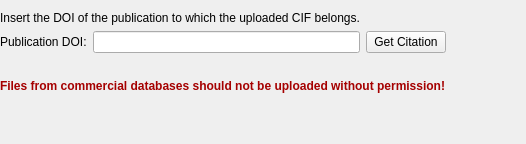
                <widget class="QWidget" name="page_published">
                 <layout class="QVBoxLayout" name="verticalLayout_27">
                  <property name="leftMargin">
                   <number>0</number>
                  </property>
                  <property name="rightMargin">
                   <number>0</number>
                  </property>
                  <item>
                   <layout class="QGridLayout" name="gridLayout_23">
                    <item row="1" column="1">
                     <widget class="QLineEdit" name="publication_doi_lineedit"/>
                    </item>
                    <item row="1" column="0">
                     <widget class="QLabel" name="cod_database_code_Label">
                      <property name="text">
                       <string>Publication DOI:</string>
                      </property>
                     </widget>
                    </item>
                    <item row="1" column="3">
                     <spacer name="horizontalSpacer_32">
                      <property name="orientation">
                       <enum>Qt::Orientation::Horizontal</enum>
                      </property>
                      <property name="sizeType">
                       <enum>QSizePolicy::Policy::Preferred</enum>
                      </property>
                      <property name="sizeHint" stdset="0">
                       <size>
                        <width>80</width>
                        <height>20</height>
                       </size>
                      </property>
                     </spacer>
                    </item>
                    <item row="0" column="0" colspan="2">
                     <widget class="QLabel" name="label_11">
                      <property name="text">
                       <string>Insert the DOI of the publication to which the uploaded CIF belongs.</string>
                      </property>
                     </widget>
                    </item>
                    <item row="1" column="2">
                     <widget class="QPushButton" name="GetDOIPushButton">
                      <property name="text">
                       <string>Get Citation</string>
                      </property>
                     </widget>
                    </item>
                   </layout>
                  </item>
                  <item>
                   <widget class="QLabel" name="DOIResolveTextLabel">
                    <property name="text">
                     <string/>
                    </property>
                    <property name="textFormat">
                     <enum>Qt::TextFormat::PlainText</enum>
                    </property>
                    <property name="wordWrap">
                     <bool>true</bool>
                    </property>
                   </widget>
                  </item>
                  <item>
                   <layout class="QVBoxLayout" name="verticalLayout_26">
                    <item>
                     <widget class="QLabel" name="label_14">
                      <property name="text">
                       <string>&lt;html&gt;&lt;head/&gt;&lt;body&gt;&lt;p&gt;&lt;span style=&quot; font-weight:600; color:#a50000;&quot;&gt;Files from commercial databases should not be uploaded without permission!&lt;/span&gt;&lt;/p&gt;&lt;/body&gt;&lt;/html&gt;</string>
                      </property>
                      <property name="textFormat">
                       <enum>Qt::TextFormat::RichText</enum>
                      </property>
                     </widget>
                    </item>
                   </layout>
                  </item>
                  <item>
                   <spacer name="verticalSpacer_11">
                    <property name="orientation">
                     <enum>Qt::Orientation::Vertical</enum>
                    </property>
                    <property name="sizeHint" stdset="0">
                     <size>
                      <width>20</width>
                      <height>40</height>
                     </size>
                    </property>
                   </spacer>
                  </item>
                 </layout>
                </widget>
